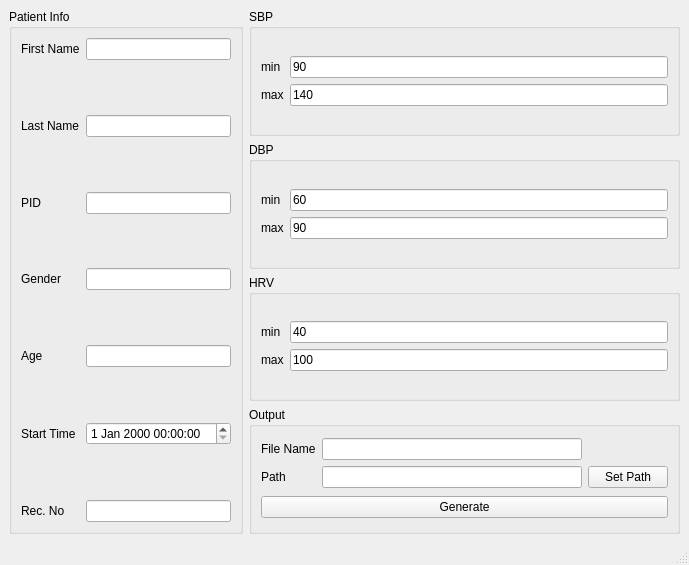
<?xml version="1.0" encoding="UTF-8"?>
<ui version="4.0">
 <class>MainWindow</class>
 <widget class="QMainWindow" name="MainWindow">
  <property name="geometry">
   <rect>
    <x>0</x>
    <y>0</y>
    <width>689</width>
    <height>565</height>
   </rect>
  </property>
  <property name="windowTitle">
   <string>Record Generator</string>
  </property>
  <property name="styleSheet">
   <string notr="true"/>
  </property>
  <widget class="QWidget" name="centralwidget">
   <layout class="QGridLayout" name="gridLayout_4">
    <item row="0" column="0">
     <layout class="QGridLayout" name="gridLayout_3" columnstretch="0,1">
      <item row="2" column="1">
       <widget class="QGroupBox" name="groupBoxHRV">
        <property name="title">
         <string>HRV</string>
        </property>
        <layout class="QGridLayout" name="gridLayout_10">
         <item row="0" column="0">
          <layout class="QGridLayout" name="gridLayout_7">
           <item row="0" column="1">
            <widget class="QLineEdit" name="lineEditMinHRV">
             <property name="text">
              <string>40</string>
             </property>
            </widget>
           </item>
           <item row="1" column="1">
            <widget class="QLineEdit" name="lineEditMaxHRV">
             <property name="text">
              <string>100</string>
             </property>
            </widget>
           </item>
           <item row="0" column="0">
            <widget class="QLabel" name="label_10">
             <property name="text">
              <string>min</string>
             </property>
            </widget>
           </item>
           <item row="1" column="0">
            <widget class="QLabel" name="label_11">
             <property name="text">
              <string>max</string>
             </property>
            </widget>
           </item>
          </layout>
         </item>
        </layout>
       </widget>
      </item>
      <item row="0" column="1">
       <widget class="QGroupBox" name="groupBoxSBP">
        <property name="title">
         <string>SBP</string>
        </property>
        <layout class="QGridLayout" name="gridLayout_12">
         <item row="0" column="0">
          <layout class="QGridLayout" name="gridLayout_5">
           <item row="1" column="1">
            <widget class="QLineEdit" name="lineEditMaxSBP">
             <property name="text">
              <string>140</string>
             </property>
            </widget>
           </item>
           <item row="0" column="1">
            <widget class="QLineEdit" name="lineEditMinSBP">
             <property name="text">
              <string>90</string>
             </property>
            </widget>
           </item>
           <item row="0" column="0">
            <widget class="QLabel" name="label_6">
             <property name="text">
              <string>min</string>
             </property>
            </widget>
           </item>
           <item row="1" column="0">
            <widget class="QLabel" name="label_7">
             <property name="text">
              <string>max</string>
             </property>
            </widget>
           </item>
          </layout>
         </item>
        </layout>
       </widget>
      </item>
      <item row="1" column="1">
       <widget class="QGroupBox" name="groupBoxDBP">
        <property name="title">
         <string>DBP</string>
        </property>
        <layout class="QGridLayout" name="gridLayout_11">
         <item row="0" column="0">
          <layout class="QGridLayout" name="gridLayout_6">
           <item row="1" column="1">
            <widget class="QLineEdit" name="lineEditMaxDBP">
             <property name="text">
              <string>90</string>
             </property>
            </widget>
           </item>
           <item row="0" column="1">
            <widget class="QLineEdit" name="lineEditMinDBP">
             <property name="text">
              <string>60</string>
             </property>
            </widget>
           </item>
           <item row="0" column="0">
            <widget class="QLabel" name="label_8">
             <property name="text">
              <string>min</string>
             </property>
            </widget>
           </item>
           <item row="1" column="0">
            <widget class="QLabel" name="label_9">
             <property name="text">
              <string>max</string>
             </property>
            </widget>
           </item>
          </layout>
         </item>
        </layout>
       </widget>
      </item>
      <item row="3" column="1">
       <widget class="QGroupBox" name="groupBoxOutput">
        <property name="title">
         <string>Output</string>
        </property>
        <layout class="QGridLayout" name="gridLayout_9">
         <item row="0" column="0" colspan="3">
          <layout class="QGridLayout" name="gridLayout_8">
           <item row="1" column="1">
            <widget class="QLineEdit" name="lineEditPath"/>
           </item>
           <item row="1" column="0">
            <widget class="QLabel" name="label_12">
             <property name="text">
              <string>Path</string>
             </property>
            </widget>
           </item>
           <item row="1" column="2">
            <widget class="QPushButton" name="pushButton">
             <property name="text">
              <string>Set Path</string>
             </property>
            </widget>
           </item>
           <item row="0" column="1">
            <widget class="QLineEdit" name="lineEditFileName"/>
           </item>
           <item row="0" column="0">
            <widget class="QLabel" name="label_15">
             <property name="text">
              <string>File Name</string>
             </property>
            </widget>
           </item>
          </layout>
         </item>
         <item row="2" column="0" colspan="3">
          <widget class="QPushButton" name="pushButtonGenerateDate">
           <property name="text">
            <string>Generate</string>
           </property>
          </widget>
         </item>
        </layout>
       </widget>
      </item>
      <item row="0" column="0" rowspan="4">
       <widget class="QGroupBox" name="groupBoxPInfo">
        <property name="title">
         <string>Patient Info</string>
        </property>
        <layout class="QGridLayout" name="gridLayout_2">
         <item row="0" column="0">
          <layout class="QGridLayout" name="gridLayout">
           <item row="0" column="0">
            <widget class="QLabel" name="label">
             <property name="text">
              <string>First Name</string>
             </property>
            </widget>
           </item>
           <item row="10" column="0">
            <widget class="QLabel" name="label_13">
             <property name="text">
              <string>Start Time</string>
             </property>
            </widget>
           </item>
           <item row="8" column="0">
            <widget class="QLabel" name="label_5">
             <property name="text">
              <string>Age</string>
             </property>
            </widget>
           </item>
           <item row="3" column="1">
            <spacer name="verticalSpacer_2">
             <property name="orientation">
              <enum>Qt::Orientation::Vertical</enum>
             </property>
             <property name="sizeHint" stdset="0">
              <size>
               <width>20</width>
               <height>40</height>
              </size>
             </property>
            </spacer>
           </item>
           <item row="5" column="1">
            <spacer name="verticalSpacer_3">
             <property name="orientation">
              <enum>Qt::Orientation::Vertical</enum>
             </property>
             <property name="sizeHint" stdset="0">
              <size>
               <width>20</width>
               <height>40</height>
              </size>
             </property>
            </spacer>
           </item>
           <item row="7" column="1">
            <spacer name="verticalSpacer_4">
             <property name="orientation">
              <enum>Qt::Orientation::Vertical</enum>
             </property>
             <property name="sizeHint" stdset="0">
              <size>
               <width>20</width>
               <height>40</height>
              </size>
             </property>
            </spacer>
           </item>
           <item row="2" column="1">
            <widget class="QLineEdit" name="lineEditLastName"/>
           </item>
           <item row="6" column="1">
            <widget class="QLineEdit" name="lineEditGender"/>
           </item>
           <item row="6" column="0">
            <widget class="QLabel" name="label_4">
             <property name="text">
              <string>Gender</string>
             </property>
            </widget>
           </item>
           <item row="4" column="1">
            <widget class="QLineEdit" name="lineEditPID"/>
           </item>
           <item row="9" column="1">
            <spacer name="verticalSpacer_5">
             <property name="orientation">
              <enum>Qt::Orientation::Vertical</enum>
             </property>
             <property name="sizeHint" stdset="0">
              <size>
               <width>20</width>
               <height>40</height>
              </size>
             </property>
            </spacer>
           </item>
           <item row="4" column="0">
            <widget class="QLabel" name="label_3">
             <property name="text">
              <string>PID</string>
             </property>
            </widget>
           </item>
           <item row="2" column="0">
            <widget class="QLabel" name="label_2">
             <property name="text">
              <string>Last Name</string>
             </property>
            </widget>
           </item>
           <item row="0" column="1">
            <widget class="QLineEdit" name="lineEditFirstName"/>
           </item>
           <item row="12" column="0">
            <widget class="QLabel" name="label_14">
             <property name="text">
              <string>Rec. No</string>
             </property>
            </widget>
           </item>
           <item row="8" column="1">
            <widget class="QLineEdit" name="lineEditAge"/>
           </item>
           <item row="10" column="1">
            <widget class="QDateTimeEdit" name="dateTimeEditStartDate"/>
           </item>
           <item row="1" column="1">
            <spacer name="verticalSpacer">
             <property name="orientation">
              <enum>Qt::Orientation::Vertical</enum>
             </property>
             <property name="sizeHint" stdset="0">
              <size>
               <width>20</width>
               <height>40</height>
              </size>
             </property>
            </spacer>
           </item>
           <item row="11" column="1">
            <spacer name="verticalSpacer_6">
             <property name="orientation">
              <enum>Qt::Orientation::Vertical</enum>
             </property>
             <property name="sizeHint" stdset="0">
              <size>
               <width>20</width>
               <height>40</height>
              </size>
             </property>
            </spacer>
           </item>
           <item row="12" column="1">
            <widget class="QLineEdit" name="lineEditRecordNumber"/>
           </item>
          </layout>
         </item>
        </layout>
       </widget>
      </item>
     </layout>
    </item>
   </layout>
  </widget>
  <widget class="QMenuBar" name="menubar">
   <property name="geometry">
    <rect>
     <x>0</x>
     <y>0</y>
     <width>689</width>
     <height>21</height>
    </rect>
   </property>
  </widget>
  <widget class="QStatusBar" name="statusbar"/>
 </widget>
 <resources/>
 <connections/>
</ui>
